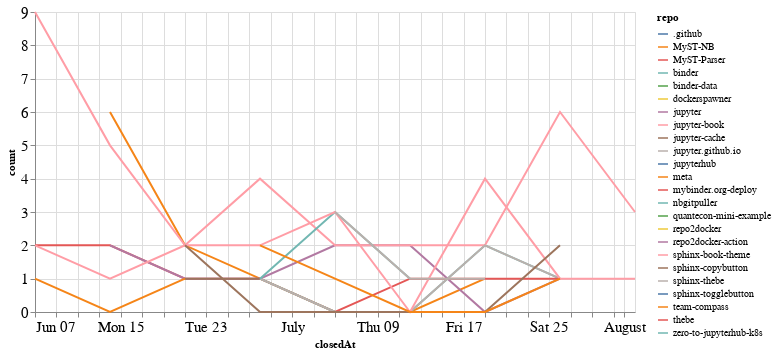

The notebook cell saved with this chart:
### Code cell
closed_by_time = closed_by.groupby('repo').resample('W', on='closedAt').count()['author'].reset_index()
closed_by_time = closed_by_time.rename(columns={'author': 'count'})

alt.Chart(closed_by_time, width=600).mark_line().encode(
    x='closedAt',
    y='count',
    color='repo',
    tooltip="repo"
)

### Figure 1 — Vega-Lite specification as saved in the notebook (floating-point values rounded to 4 significant figures)
{"config": {"axisLeft": {"labelFontSize": 15}, "axisBottom": {"labelFontSize": 15}}, "data": {"name": "data-4d4fb1e885cbc91643833bbd07d45c05"}, "mark": "line", "encoding": {"color": {"type": "nominal", "field": "repo"}, "tooltip": {"type": "nominal", "field": "repo"}, "x": {"type": "temporal", "field": "closedAt"}, "y": {"type": "quantitative", "field": "count"}}, "width": 600, "$schema": "https://vega.github.io/schema/vega-lite/v4.8.1.json", "datasets": {"data-4d4fb1e885cbc91643833bbd07d45c05": [{"repo": ".github", "closedAt": "2020-07-05T00:00:00", "count": 1}, {"repo": "MyST-NB", "closedAt": "2020-06-14T00:00:00", "count": 6}, {"repo": "MyST-NB", "closedAt": "2020-06-21T00:00:00", "count": 2}, {"repo": "MyST-NB", "closedAt": "2020-06-28T00:00:00", "count": 1}, {"repo": "MyST-NB", "closedAt": "2020-07-05T00:00:00", "count": 0}, {"repo": "MyST-NB", "closedAt": "2020-07-12T00:00:00", "count": 0}, {"repo": "MyST-NB", "closedAt": "2020-07-19T00:00:00", "count": 1}, {"repo": "MyST-Parser", "closedAt": "2020-06-07T00:00:00", "count": 2}, {"repo": "MyST-Parser", "closedAt": "2020-06-14T00:00:00", "count": 2}, {"repo": "MyST-Parser", "closedAt": "2020-06-21T00:00:00", "count": 1}, {"repo": "MyST-Parser", "closedAt": "2020-06-28T00:00:00", "count": 1}, {"repo": "MyST-Parser", "closedAt": "2020-07-05T00:00:00", "count": 0}, {"repo": "MyST-Parser", "closedAt": "2020-07-12T00:00:00", "count": 1}, {"repo": "MyST-Parser", "closedAt": "2020-07-19T00:00:00", "count": 1}, {"repo": "binder", "closedAt": "2020-06-28T00:00:00", "count": 1}, {"repo": "binder", "closedAt": "2020-07-05T00:00:00", "count": 0}, {"repo": "binder", "closedAt": "2020-07-12T00:00:00", "count": 0}, {"repo": "binder", "closedAt": "2020-07-19T00:00:00", "count": 2}, {"repo": "binder", "closedAt": "2020-07-26T00:00:00", "count": 1}, {"repo": "binder-data", "closedAt": "2020-06-21T00:00:00", "count": 1}, {"repo": "dockerspawner", "closedAt": "2020-06-28T00:00:00", "count": 2}, {"repo": "jupyter", "closedAt": "2020-06-14T00:00:00", "count": 2}, {"repo": "jupyter", "closedAt": "2020-06-21T00:00:00", "count": 1}, {"repo": "jupyter", "closedAt": "2020-06-28T00:00:00", "count": 1}, {"repo": "jupyter", "closedAt": "2020-07-05T00:00:00", "count": 2}, {"repo": "jupyter", "closedAt": "2020-07-12T00:00:00", "count": 2}, {"repo": "jupyter", "closedAt": "2020-07-19T00:00:00", "count": 0}, {"repo": "jupyter", "closedAt": "2020-07-26T00:00:00", "count": 1}, {"repo": "jupyter-book", "closedAt": "2020-06-07T00:00:00", "count": 9}, {"repo": "jupyter-book", "closedAt": "2020-06-14T00:00:00", "count": 5}, {"repo": "jupyter-book", "closedAt": "2020-06-21T00:00:00", "count": 2}, {"repo": "jupyter-book", "closedAt": "2020-06-28T00:00:00", "count": 4}, {"repo": "jupyter-book", "closedAt": "2020-07-05T00:00:00", "count": 2}, {"repo": "jupyter-book", "closedAt": "2020-07-12T00:00:00", "count": 2}, {"repo": "jupyter-book", "closedAt": "2020-07-19T00:00:00", "count": 2}, {"repo": "jupyter-book", "closedAt": "2020-07-26T00:00:00", "count": 6}, {"repo": "jupyter-book", "closedAt": "2020-08-02T00:00:00", "count": 3}, {"repo": "jupyter-cache", "closedAt": "2020-06-21T00:00:00", "count": 1}, {"repo": "jupyter-cache", "closedAt": "2020-06-28T00:00:00", "count": 1}, {"repo": "jupyter.github.io", "closedAt": "2020-06-28T00:00:00", "count": 1}, {"repo": "jupyter.github.io", "closedAt": "2020-07-05T00:00:00", "count": 0}, {"repo": "jupyter.github.io", "closedAt": "2020-07-12T00:00:00", "count": 0}, {"repo": "jupyter.github.io", "closedAt": "2020-07-19T00:00:00", "count": 2}, {"repo": "jupyter.github.io", "closedAt": "2020-07-26T00:00:00", "count": 1}, {"repo": "jupyterhub", "closedAt": "2020-07-12T00:00:00", "count": 1}, {"repo": "meta", "closedAt": "2020-06-07T00:00:00", "count": 1}, {"repo": "meta", "closedAt": "2020-06-14T00:00:00", "count": 0}, {"repo": "meta", "closedAt": "2020-06-21T00:00:00", "count": 1}, {"repo": "mybinder.org-deploy", "closedAt": "2020-07-19T00:00:00", "count": 1}, {"repo": "mybinder.org-deploy", "closedAt": "2020-07-26T00:00:00", "count": 1}, {"repo": "nbgitpuller", "closedAt": "2020-06-28T00:00:00", "count": 1}, {"repo": "nbgitpuller", "closedAt": "2020-07-05T00:00:00", "count": 3}, {"repo": "nbgitpuller", "closedAt": "2020-07-12T00:00:00", "count": 1}, {"repo": "quantecon-mini-example", "closedAt": "2020-06-21T00:00:00", "count": 1}, {"repo": "repo2docker", "closedAt": "2020-06-14T00:00:00", "count": 1}, {"repo": "repo2docker-action", "closedAt": "2020-07-26T00:00:00", "count": 1}, {"repo": "sphinx-book-theme", "closedAt": "2020-06-07T00:00:00", "count": 2}, {"repo": "sphinx-book-theme", "closedAt": "2020-06-14T00:00:00", "count": 1}, {"repo": "sphinx-book-theme", "closedAt": "2020-06-21T00:00:00", "count": 2}, {"repo": "sphinx-book-theme", "closedAt": "2020-06-28T00:00:00", "count": 2}, {"repo": "sphinx-book-theme", "closedAt": "2020-07-05T00:00:00", "count": 3}, {"repo": "sphinx-book-theme", "closedAt": "2020-07-12T00:00:00", "count": 0}, {"repo": "sphinx-book-theme", "closedAt": "2020-07-19T00:00:00", "count": 4}, {"repo": "sphinx-book-theme", "closedAt": "2020-07-26T00:00:00", "count": 1}, {"repo": "sphinx-book-theme", "closedAt": "2020-08-02T00:00:00", "count": 1}, {"repo": "sphinx-copybutton", "closedAt": "2020-06-21T00:00:00", "count": 2}, {"repo": "sphinx-copybutton", "closedAt": "2020-06-28T00:00:00", "count": 0}, {"repo": "sphinx-copybutton", "closedAt": "2020-07-05T00:00:00", "count": 0}, {"repo": "sphinx-copybutton", "closedAt": "2020-07-12T00:00:00", "count": 0}, {"repo": "sphinx-copybutton", "closedAt": "2020-07-19T00:00:00", "count": 0}, {"repo": "sphinx-copybutton", "closedAt": "2020-07-26T00:00:00", "count": 2}, {"repo": "sphinx-thebe", "closedAt": "2020-07-05T00:00:00", "count": 3}, {"repo": "sphinx-thebe", "closedAt": "2020-07-12T00:00:00", "count": 1}, {"repo": "sphinx-thebe", "closedAt": "2020-07-19T00:00:00", "count": 1}, {"repo": "sphinx-togglebutton", "closedAt": "2020-06-14T00:00:00", "count": 1}, {"repo": "team-compass", "closedAt": "2020-06-28T00:00:00", "count": 2}, {"repo": "team-compass", "closedAt": "2020-07-05T00:00:00", "count": 1}, {"repo": "team-compass", "closedAt": "2020-07-12T00:00:00", "count": 0}, {"repo": "team-compass", "closedAt": "2020-07-19T00:00:00", "count": 0}, {"repo": "team-compass", "closedAt": "2020-07-26T00:00:00", "count": 1}, {"repo": "thebe", "closedAt": "2020-07-12T00:00:00", "count": 1}, {"repo": "zero-to-jupyterhub-k8s", "closedAt": "2020-07-05T00:00:00", "count": 1}]}}
